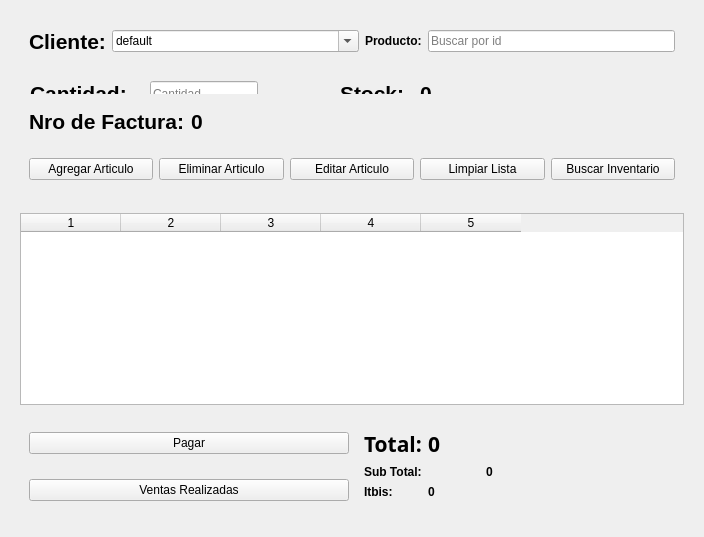
<?xml version="1.0" encoding="UTF-8"?>
<ui version="4.0">
 <class>main</class>
 <widget class="QWidget" name="main">
  <property name="geometry">
   <rect>
    <x>0</x>
    <y>0</y>
    <width>704</width>
    <height>537</height>
   </rect>
  </property>
  <property name="sizePolicy">
   <sizepolicy hsizetype="Expanding" vsizetype="Expanding">
    <horstretch>0</horstretch>
    <verstretch>0</verstretch>
   </sizepolicy>
  </property>
  <property name="contextMenuPolicy">
   <enum>Qt::ContextMenuPolicy::NoContextMenu</enum>
  </property>
  <property name="windowTitle">
   <string>Form</string>
  </property>
  <layout class="QGridLayout" name="gridLayout">
   <item row="1" column="0">
    <widget class="QFrame" name="bottom">
     <property name="enabled">
      <bool>true</bool>
     </property>
     <property name="sizePolicy">
      <sizepolicy hsizetype="Expanding" vsizetype="Preferred">
       <horstretch>0</horstretch>
       <verstretch>0</verstretch>
      </sizepolicy>
     </property>
     <property name="frameShape">
      <enum>QFrame::Shape::NoFrame</enum>
     </property>
     <property name="frameShadow">
      <enum>QFrame::Shadow::Sunken</enum>
     </property>
     <layout class="QGridLayout" name="gridLayout_5">
      <item row="4" column="0">
       <widget class="QFrame" name="pago_frame">
        <property name="frameShape">
         <enum>QFrame::Shape::NoFrame</enum>
        </property>
        <property name="frameShadow">
         <enum>QFrame::Shadow::Raised</enum>
        </property>
        <layout class="QGridLayout" name="gridLayout_3">
         <item row="1" column="0">
          <widget class="QPushButton" name="pushButton">
           <property name="sizePolicy">
            <sizepolicy hsizetype="Minimum" vsizetype="Fixed">
             <horstretch>0</horstretch>
             <verstretch>0</verstretch>
            </sizepolicy>
           </property>
           <property name="text">
            <string>Ventas Realizadas</string>
           </property>
          </widget>
         </item>
         <item row="0" column="0">
          <widget class="QPushButton" name="pagar_boton">
           <property name="sizePolicy">
            <sizepolicy hsizetype="Minimum" vsizetype="Fixed">
             <horstretch>0</horstretch>
             <verstretch>0</verstretch>
            </sizepolicy>
           </property>
           <property name="styleSheet">
            <string notr="true">font: 20pt &quot;Sans Serif&quot;;</string>
           </property>
           <property name="text">
            <string>Pagar</string>
           </property>
          </widget>
         </item>
         <item row="0" column="1" rowspan="2">
          <widget class="QFrame" name="totales">
           <property name="contextMenuPolicy">
            <enum>Qt::ContextMenuPolicy::NoContextMenu</enum>
           </property>
           <property name="frameShape">
            <enum>QFrame::Shape::NoFrame</enum>
           </property>
           <property name="frameShadow">
            <enum>QFrame::Shadow::Raised</enum>
           </property>
           <layout class="QGridLayout" name="gridLayout_4">
            <item row="2" column="0" colspan="2">
             <widget class="QLabel" name="sub_total_label">
              <property name="sizePolicy">
               <sizepolicy hsizetype="Fixed" vsizetype="Preferred">
                <horstretch>0</horstretch>
                <verstretch>0</verstretch>
               </sizepolicy>
              </property>
              <property name="contextMenuPolicy">
               <enum>Qt::ContextMenuPolicy::NoContextMenu</enum>
              </property>
              <property name="styleSheet">
               <string notr="true">font: 16pt &quot;Sans Serif&quot;;</string>
              </property>
              <property name="text">
               <string>&lt;html&gt;&lt;head/&gt;&lt;body&gt;&lt;p&gt;&lt;span style=&quot; font-weight:700;&quot;&gt;Sub Total:&lt;/span&gt;&lt;/p&gt;&lt;/body&gt;&lt;/html&gt;</string>
              </property>
             </widget>
            </item>
            <item row="0" column="1" colspan="5">
             <widget class="QLabel" name="total_nro">
              <property name="sizePolicy">
               <sizepolicy hsizetype="Fixed" vsizetype="Preferred">
                <horstretch>0</horstretch>
                <verstretch>0</verstretch>
               </sizepolicy>
              </property>
              <property name="font">
               <font>
                <family>Sans Serif</family>
                <pointsize>16</pointsize>
                <italic>false</italic>
                <bold>false</bold>
               </font>
              </property>
              <property name="styleSheet">
               <string notr="true">font: 16pt &quot;Sans Serif&quot;;</string>
              </property>
              <property name="text">
               <string>&lt;html&gt;&lt;head/&gt;&lt;body&gt;&lt;p&gt;&lt;span style=&quot; font-weight:700;&quot;&gt;0&lt;/span&gt;&lt;/p&gt;&lt;/body&gt;&lt;/html&gt;</string>
              </property>
              <property name="wordWrap">
               <bool>true</bool>
              </property>
             </widget>
            </item>
            <item row="3" column="1" colspan="5">
             <widget class="QLabel" name="itbis_nro">
              <property name="sizePolicy">
               <sizepolicy hsizetype="Fixed" vsizetype="Preferred">
                <horstretch>0</horstretch>
                <verstretch>0</verstretch>
               </sizepolicy>
              </property>
              <property name="styleSheet">
               <string notr="true">font: 16pt &quot;Sans Serif&quot;;</string>
              </property>
              <property name="text">
               <string>&lt;html&gt;&lt;head/&gt;&lt;body&gt;&lt;p&gt;&lt;span style=&quot; font-weight:700;&quot;&gt;0&lt;/span&gt;&lt;/p&gt;&lt;/body&gt;&lt;/html&gt;</string>
              </property>
              <property name="wordWrap">
               <bool>true</bool>
              </property>
             </widget>
            </item>
            <item row="3" column="0">
             <widget class="QLabel" name="itbis_label">
              <property name="contextMenuPolicy">
               <enum>Qt::ContextMenuPolicy::NoContextMenu</enum>
              </property>
              <property name="styleSheet">
               <string notr="true">font: 16pt &quot;Sans Serif&quot;;</string>
              </property>
              <property name="text">
               <string>&lt;html&gt;&lt;head/&gt;&lt;body&gt;&lt;p&gt;&lt;span style=&quot; font-weight:700;&quot;&gt;Itbis:&lt;/span&gt;&lt;/p&gt;&lt;/body&gt;&lt;/html&gt;</string>
              </property>
             </widget>
            </item>
            <item row="0" column="0">
             <widget class="QLabel" name="total_label">
              <property name="sizePolicy">
               <sizepolicy hsizetype="Fixed" vsizetype="Preferred">
                <horstretch>0</horstretch>
                <verstretch>0</verstretch>
               </sizepolicy>
              </property>
              <property name="font">
               <font>
                <family>Sans Serif</family>
                <pointsize>16</pointsize>
                <italic>false</italic>
                <bold>false</bold>
               </font>
              </property>
              <property name="contextMenuPolicy">
               <enum>Qt::ContextMenuPolicy::NoContextMenu</enum>
              </property>
              <property name="styleSheet">
               <string notr="true">font: 16pt &quot;Sans Serif&quot;;</string>
              </property>
              <property name="text">
               <string>&lt;html&gt;&lt;head/&gt;&lt;body&gt;&lt;p&gt;&lt;span style=&quot; font-weight:700;&quot;&gt;Total:&lt;/span&gt;&lt;/p&gt;&lt;/body&gt;&lt;/html&gt;</string>
              </property>
             </widget>
            </item>
            <item row="2" column="2">
             <widget class="QLabel" name="sub_nro">
              <property name="sizePolicy">
               <sizepolicy hsizetype="Fixed" vsizetype="Preferred">
                <horstretch>0</horstretch>
                <verstretch>0</verstretch>
               </sizepolicy>
              </property>
              <property name="styleSheet">
               <string notr="true">font: 16pt &quot;Sans Serif&quot;;</string>
              </property>
              <property name="text">
               <string>&lt;html&gt;&lt;head/&gt;&lt;body&gt;&lt;p&gt;&lt;span style=&quot; font-weight:700;&quot;&gt;0&lt;/span&gt;&lt;/p&gt;&lt;/body&gt;&lt;/html&gt;</string>
              </property>
              <property name="wordWrap">
               <bool>true</bool>
              </property>
             </widget>
            </item>
           </layout>
          </widget>
         </item>
        </layout>
       </widget>
      </item>
      <item row="0" column="0" rowspan="3">
       <widget class="QTableWidget" name="tabla_widget">
        <property name="acceptDrops">
         <bool>true</bool>
        </property>
        <property name="horizontalScrollBarPolicy">
         <enum>Qt::ScrollBarPolicy::ScrollBarAsNeeded</enum>
        </property>
        <property name="sizeAdjustPolicy">
         <enum>QAbstractScrollArea::SizeAdjustPolicy::AdjustIgnored</enum>
        </property>
        <property name="editTriggers">
         <set>QAbstractItemView::EditTrigger::SelectedClicked</set>
        </property>
        <property name="tabKeyNavigation">
         <bool>false</bool>
        </property>
        <property name="showDropIndicator" stdset="0">
         <bool>false</bool>
        </property>
        <property name="dragEnabled">
         <bool>false</bool>
        </property>
        <property name="dragDropOverwriteMode">
         <bool>false</bool>
        </property>
        <property name="dragDropMode">
         <enum>QAbstractItemView::DragDropMode::InternalMove</enum>
        </property>
        <property name="defaultDropAction">
         <enum>Qt::DropAction::MoveAction</enum>
        </property>
        <property name="alternatingRowColors">
         <bool>true</bool>
        </property>
        <property name="selectionMode">
         <enum>QAbstractItemView::SelectionMode::SingleSelection</enum>
        </property>
        <property name="selectionBehavior">
         <enum>QAbstractItemView::SelectionBehavior::SelectColumns</enum>
        </property>
        <property name="gridStyle">
         <enum>Qt::PenStyle::SolidLine</enum>
        </property>
        <property name="sortingEnabled">
         <bool>true</bool>
        </property>
        <property name="columnCount">
         <number>5</number>
        </property>
        <property name="supportedDragActions">
         <set>Qt::DropAction::MoveAction</set>
        </property>
        <column/>
        <column/>
        <column/>
        <column/>
        <column/>
       </widget>
      </item>
     </layout>
    </widget>
   </item>
   <item row="0" column="0">
    <widget class="QFrame" name="form">
     <property name="sizePolicy">
      <sizepolicy hsizetype="Expanding" vsizetype="Preferred">
       <horstretch>0</horstretch>
       <verstretch>0</verstretch>
      </sizepolicy>
     </property>
     <property name="frameShape">
      <enum>QFrame::Shape::NoFrame</enum>
     </property>
     <property name="frameShadow">
      <enum>QFrame::Shadow::Raised</enum>
     </property>
     <layout class="QGridLayout" name="gridLayout_6">
      <item row="0" column="0">
       <widget class="QFrame" name="frame1">
        <property name="sizePolicy">
         <sizepolicy hsizetype="Expanding" vsizetype="Preferred">
          <horstretch>0</horstretch>
          <verstretch>0</verstretch>
         </sizepolicy>
        </property>
        <property name="frameShape">
         <enum>QFrame::Shape::NoFrame</enum>
        </property>
        <property name="frameShadow">
         <enum>QFrame::Shadow::Raised</enum>
        </property>
        <layout class="QGridLayout" name="gridLayout_2">
         <item row="0" column="4">
          <widget class="QLineEdit" name="entry_producto">
           <property name="sizePolicy">
            <sizepolicy hsizetype="Minimum" vsizetype="Fixed">
             <horstretch>0</horstretch>
             <verstretch>0</verstretch>
            </sizepolicy>
           </property>
           <property name="inputMask">
            <string/>
           </property>
           <property name="text">
            <string/>
           </property>
           <property name="frame">
            <bool>true</bool>
           </property>
           <property name="dragEnabled">
            <bool>false</bool>
           </property>
           <property name="placeholderText">
            <string>Buscar por id</string>
           </property>
           <property name="cursorMoveStyle">
            <enum>Qt::CursorMoveStyle::VisualMoveStyle</enum>
           </property>
          </widget>
         </item>
         <item row="0" column="1">
          <widget class="QLabel" name="cliente_label">
           <property name="sizePolicy">
            <sizepolicy hsizetype="Maximum" vsizetype="Preferred">
             <horstretch>0</horstretch>
             <verstretch>0</verstretch>
            </sizepolicy>
           </property>
           <property name="contextMenuPolicy">
            <enum>Qt::ContextMenuPolicy::NoContextMenu</enum>
           </property>
           <property name="styleSheet">
            <string notr="true"/>
           </property>
           <property name="frameShape">
            <enum>QFrame::Shape::NoFrame</enum>
           </property>
           <property name="frameShadow">
            <enum>QFrame::Shadow::Plain</enum>
           </property>
           <property name="text">
            <string>&lt;html&gt;&lt;head/&gt;&lt;body&gt;&lt;p&gt;&lt;span style=&quot; font-size:16pt; font-weight:700;&quot;&gt;Cliente:&lt;/span&gt;&lt;/p&gt;&lt;/body&gt;&lt;/html&gt;</string>
           </property>
           <property name="textFormat">
            <enum>Qt::TextFormat::AutoText</enum>
           </property>
          </widget>
         </item>
         <item row="0" column="3">
          <widget class="QLabel" name="producto_label">
           <property name="sizePolicy">
            <sizepolicy hsizetype="Maximum" vsizetype="Preferred">
             <horstretch>0</horstretch>
             <verstretch>0</verstretch>
            </sizepolicy>
           </property>
           <property name="contextMenuPolicy">
            <enum>Qt::ContextMenuPolicy::NoContextMenu</enum>
           </property>
           <property name="styleSheet">
            <string notr="true">font: 16pt &quot;Sans Serif&quot;;</string>
           </property>
           <property name="frameShape">
            <enum>QFrame::Shape::NoFrame</enum>
           </property>
           <property name="frameShadow">
            <enum>QFrame::Shadow::Plain</enum>
           </property>
           <property name="text">
            <string>&lt;html&gt;&lt;head/&gt;&lt;body&gt;&lt;p&gt;&lt;span style=&quot; font-weight:700;&quot;&gt;Producto:&lt;/span&gt;&lt;/p&gt;&lt;/body&gt;&lt;/html&gt;</string>
           </property>
           <property name="textFormat">
            <enum>Qt::TextFormat::AutoText</enum>
           </property>
          </widget>
         </item>
         <item row="0" column="2">
          <widget class="QComboBox" name="cliente_combo">
           <property name="sizePolicy">
            <sizepolicy hsizetype="Minimum" vsizetype="Fixed">
             <horstretch>0</horstretch>
             <verstretch>0</verstretch>
            </sizepolicy>
           </property>
           <property name="contextMenuPolicy">
            <enum>Qt::ContextMenuPolicy::NoContextMenu</enum>
           </property>
           <property name="editable">
            <bool>true</bool>
           </property>
           <property name="currentText">
            <string>default</string>
           </property>
           <property name="maxVisibleItems">
            <number>5</number>
           </property>
          </widget>
         </item>
        </layout>
       </widget>
      </item>
      <item row="1" column="0">
       <widget class="QFrame" name="frame3">
        <property name="sizePolicy">
         <sizepolicy hsizetype="Expanding" vsizetype="Preferred">
          <horstretch>0</horstretch>
          <verstretch>0</verstretch>
         </sizepolicy>
        </property>
        <property name="frameShape">
         <enum>QFrame::Shape::NoFrame</enum>
        </property>
        <property name="frameShadow">
         <enum>QFrame::Shadow::Raised</enum>
        </property>
        <widget class="QLineEdit" name="entry_cantidad">
         <property name="geometry">
          <rect>
           <x>130</x>
           <y>12</y>
           <width>108</width>
           <height>25</height>
          </rect>
         </property>
         <property name="sizePolicy">
          <sizepolicy hsizetype="Fixed" vsizetype="Fixed">
           <horstretch>0</horstretch>
           <verstretch>0</verstretch>
          </sizepolicy>
         </property>
         <property name="layoutDirection">
          <enum>Qt::LayoutDirection::LeftToRight</enum>
         </property>
         <property name="inputMask">
          <string/>
         </property>
         <property name="text">
          <string/>
         </property>
         <property name="frame">
          <bool>true</bool>
         </property>
         <property name="placeholderText">
          <string>Cantidad</string>
         </property>
         <property name="cursorMoveStyle">
          <enum>Qt::CursorMoveStyle::VisualMoveStyle</enum>
         </property>
        </widget>
        <widget class="QLabel" name="stock_label">
         <property name="geometry">
          <rect>
           <x>320</x>
           <y>10</y>
           <width>64</width>
           <height>29</height>
          </rect>
         </property>
         <property name="sizePolicy">
          <sizepolicy hsizetype="Fixed" vsizetype="Preferred">
           <horstretch>0</horstretch>
           <verstretch>0</verstretch>
          </sizepolicy>
         </property>
         <property name="styleSheet">
          <string notr="true">font: 20pt &quot;Sans Serif&quot;;</string>
         </property>
         <property name="frameShape">
          <enum>QFrame::Shape::NoFrame</enum>
         </property>
         <property name="frameShadow">
          <enum>QFrame::Shadow::Plain</enum>
         </property>
         <property name="text">
          <string>&lt;html&gt;&lt;head/&gt;&lt;body&gt;&lt;p&gt;&lt;span style=&quot; font-size:16pt; font-weight:700;&quot;&gt;Stock:&lt;/span&gt;&lt;/p&gt;&lt;/body&gt;&lt;/html&gt;</string>
         </property>
         <property name="textFormat">
          <enum>Qt::TextFormat::RichText</enum>
         </property>
         <property name="wordWrap">
          <bool>false</bool>
         </property>
         <property name="openExternalLinks">
          <bool>false</bool>
         </property>
        </widget>
        <widget class="QLabel" name="stock">
         <property name="geometry">
          <rect>
           <x>400</x>
           <y>10</y>
           <width>16</width>
           <height>29</height>
          </rect>
         </property>
         <property name="sizePolicy">
          <sizepolicy hsizetype="Fixed" vsizetype="Preferred">
           <horstretch>0</horstretch>
           <verstretch>0</verstretch>
          </sizepolicy>
         </property>
         <property name="contextMenuPolicy">
          <enum>Qt::ContextMenuPolicy::NoContextMenu</enum>
         </property>
         <property name="styleSheet">
          <string notr="true">font: 20pt &quot;Sans Serif&quot;;</string>
         </property>
         <property name="frameShape">
          <enum>QFrame::Shape::NoFrame</enum>
         </property>
         <property name="frameShadow">
          <enum>QFrame::Shadow::Plain</enum>
         </property>
         <property name="text">
          <string>&lt;html&gt;&lt;head/&gt;&lt;body&gt;&lt;p&gt;&lt;span style=&quot; font-size:16pt; font-weight:700;&quot;&gt;0&lt;/span&gt;&lt;/p&gt;&lt;/body&gt;&lt;/html&gt;</string>
         </property>
         <property name="textFormat">
          <enum>Qt::TextFormat::RichText</enum>
         </property>
         <property name="wordWrap">
          <bool>true</bool>
         </property>
         <property name="openExternalLinks">
          <bool>false</bool>
         </property>
        </widget>
        <widget class="QLabel" name="cantidad_label">
         <property name="geometry">
          <rect>
           <x>10</x>
           <y>10</y>
           <width>106</width>
           <height>29</height>
          </rect>
         </property>
         <property name="sizePolicy">
          <sizepolicy hsizetype="Maximum" vsizetype="Preferred">
           <horstretch>0</horstretch>
           <verstretch>0</verstretch>
          </sizepolicy>
         </property>
         <property name="contextMenuPolicy">
          <enum>Qt::ContextMenuPolicy::NoContextMenu</enum>
         </property>
         <property name="frameShape">
          <enum>QFrame::Shape::NoFrame</enum>
         </property>
         <property name="frameShadow">
          <enum>QFrame::Shadow::Plain</enum>
         </property>
         <property name="text">
          <string>&lt;html&gt;&lt;head/&gt;&lt;body&gt;&lt;p&gt;&lt;span style=&quot; font-size:16pt; font-weight:700;&quot;&gt;Cantidad: &lt;/span&gt;&lt;/p&gt;&lt;/body&gt;&lt;/html&gt;</string>
         </property>
         <property name="textFormat">
          <enum>Qt::TextFormat::RichText</enum>
         </property>
         <property name="wordWrap">
          <bool>false</bool>
         </property>
         <property name="openExternalLinks">
          <bool>false</bool>
         </property>
        </widget>
       </widget>
      </item>
      <item row="2" column="0">
       <widget class="QFrame" name="frame2">
        <property name="sizePolicy">
         <sizepolicy hsizetype="Expanding" vsizetype="Preferred">
          <horstretch>0</horstretch>
          <verstretch>0</verstretch>
         </sizepolicy>
        </property>
        <property name="frameShape">
         <enum>QFrame::Shape::NoFrame</enum>
        </property>
        <property name="frameShadow">
         <enum>QFrame::Shadow::Raised</enum>
        </property>
        <layout class="QHBoxLayout" name="horizontalLayout_2">
         <item>
          <widget class="QLabel" name="factura_label">
           <property name="sizePolicy">
            <sizepolicy hsizetype="Fixed" vsizetype="Preferred">
             <horstretch>0</horstretch>
             <verstretch>0</verstretch>
            </sizepolicy>
           </property>
           <property name="contextMenuPolicy">
            <enum>Qt::ContextMenuPolicy::NoContextMenu</enum>
           </property>
           <property name="styleSheet">
            <string notr="true">font: 20pt &quot;Sans Serif&quot;;</string>
           </property>
           <property name="frameShape">
            <enum>QFrame::Shape::NoFrame</enum>
           </property>
           <property name="frameShadow">
            <enum>QFrame::Shadow::Plain</enum>
           </property>
           <property name="text">
            <string>&lt;html&gt;&lt;head/&gt;&lt;body&gt;&lt;p&gt;&lt;span style=&quot; font-size:16pt; font-weight:700;&quot;&gt;Nro de Factura:&lt;/span&gt;&lt;/p&gt;&lt;/body&gt;&lt;/html&gt;</string>
           </property>
           <property name="textFormat">
            <enum>Qt::TextFormat::RichText</enum>
           </property>
           <property name="wordWrap">
            <bool>false</bool>
           </property>
           <property name="openExternalLinks">
            <bool>false</bool>
           </property>
          </widget>
         </item>
         <item>
          <widget class="QLabel" name="factura">
           <property name="sizePolicy">
            <sizepolicy hsizetype="Preferred" vsizetype="Preferred">
             <horstretch>0</horstretch>
             <verstretch>0</verstretch>
            </sizepolicy>
           </property>
           <property name="styleSheet">
            <string notr="true">font: 20pt &quot;Sans Serif&quot;;</string>
           </property>
           <property name="frameShape">
            <enum>QFrame::Shape::NoFrame</enum>
           </property>
           <property name="frameShadow">
            <enum>QFrame::Shadow::Plain</enum>
           </property>
           <property name="text">
            <string>&lt;html&gt;&lt;head/&gt;&lt;body&gt;&lt;p&gt;&lt;span style=&quot; font-size:16pt; font-weight:700;&quot;&gt;0&lt;/span&gt;&lt;/p&gt;&lt;/body&gt;&lt;/html&gt;</string>
           </property>
           <property name="textFormat">
            <enum>Qt::TextFormat::RichText</enum>
           </property>
           <property name="wordWrap">
            <bool>true</bool>
           </property>
           <property name="openExternalLinks">
            <bool>false</bool>
           </property>
          </widget>
         </item>
        </layout>
       </widget>
      </item>
      <item row="3" column="0">
       <widget class="QFrame" name="accion">
        <property name="frameShape">
         <enum>QFrame::Shape::NoFrame</enum>
        </property>
        <property name="frameShadow">
         <enum>QFrame::Shadow::Raised</enum>
        </property>
        <layout class="QHBoxLayout" name="horizontalLayout">
         <item>
          <widget class="QPushButton" name="agregar_articulo">
           <property name="sizePolicy">
            <sizepolicy hsizetype="MinimumExpanding" vsizetype="Fixed">
             <horstretch>0</horstretch>
             <verstretch>0</verstretch>
            </sizepolicy>
           </property>
           <property name="text">
            <string>Agregar Articulo</string>
           </property>
          </widget>
         </item>
         <item>
          <widget class="QPushButton" name="eliminar_articulo">
           <property name="sizePolicy">
            <sizepolicy hsizetype="MinimumExpanding" vsizetype="Fixed">
             <horstretch>0</horstretch>
             <verstretch>0</verstretch>
            </sizepolicy>
           </property>
           <property name="text">
            <string>Eliminar Articulo</string>
           </property>
          </widget>
         </item>
         <item>
          <widget class="QPushButton" name="editar_articulo">
           <property name="sizePolicy">
            <sizepolicy hsizetype="MinimumExpanding" vsizetype="Fixed">
             <horstretch>0</horstretch>
             <verstretch>0</verstretch>
            </sizepolicy>
           </property>
           <property name="text">
            <string>Editar Articulo</string>
           </property>
          </widget>
         </item>
         <item>
          <widget class="QPushButton" name="limpiar_lista">
           <property name="sizePolicy">
            <sizepolicy hsizetype="MinimumExpanding" vsizetype="Fixed">
             <horstretch>0</horstretch>
             <verstretch>0</verstretch>
            </sizepolicy>
           </property>
           <property name="text">
            <string>Limpiar Lista</string>
           </property>
          </widget>
         </item>
         <item>
          <widget class="QPushButton" name="buscar_inventario">
           <property name="sizePolicy">
            <sizepolicy hsizetype="MinimumExpanding" vsizetype="Fixed">
             <horstretch>0</horstretch>
             <verstretch>0</verstretch>
            </sizepolicy>
           </property>
           <property name="text">
            <string>Buscar Inventario</string>
           </property>
          </widget>
         </item>
        </layout>
       </widget>
      </item>
     </layout>
    </widget>
   </item>
  </layout>
 </widget>
 <resources/>
 <connections/>
</ui>
